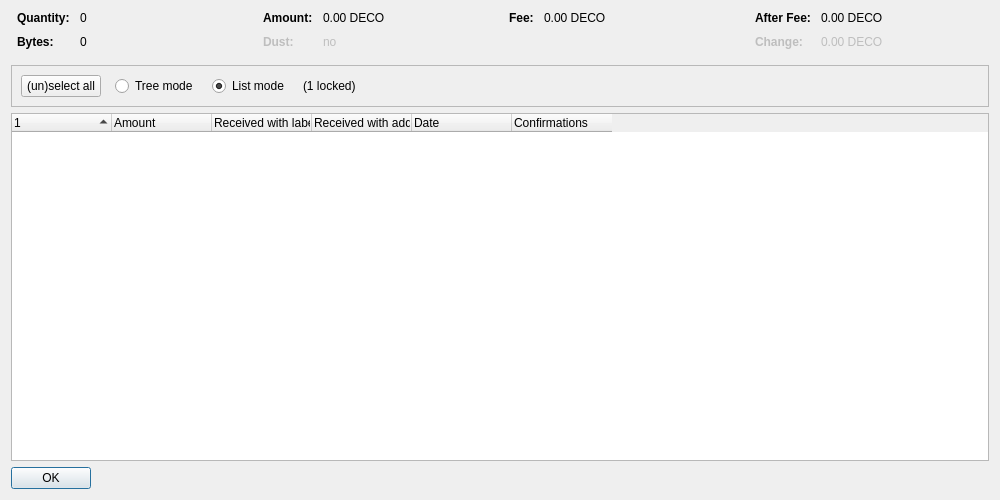
<?xml version="1.0" encoding="UTF-8"?>
<ui version="4.0">
 <class>CoinControlDialog</class>
 <widget class="QDialog" name="CoinControlDialog">
  <property name="geometry">
   <rect>
    <x>0</x>
    <y>0</y>
    <width>1000</width>
    <height>500</height>
   </rect>
  </property>
  <property name="windowTitle">
   <string>Coin Selection</string>
  </property>
  <layout class="QVBoxLayout" name="verticalLayout">
   <item>
    <layout class="QHBoxLayout" name="horizontalLayoutTop" stretch="0,0,0,0">
     <property name="topMargin">
      <number>0</number>
     </property>
     <property name="bottomMargin">
      <number>10</number>
     </property>
     <item>
      <layout class="QFormLayout" name="formLayoutCoinControl1">
       <property name="horizontalSpacing">
        <number>10</number>
       </property>
       <property name="verticalSpacing">
        <number>10</number>
       </property>
       <property name="leftMargin">
        <number>6</number>
       </property>
       <property name="rightMargin">
        <number>6</number>
       </property>
       <item row="0" column="0">
        <widget class="QLabel" name="labelCoinControlQuantityText">
         <property name="font">
          <font>
           <weight>75</weight>
           <bold>true</bold>
          </font>
         </property>
         <property name="text">
          <string>Quantity:</string>
         </property>
        </widget>
       </item>
       <item row="0" column="1">
        <widget class="QLabel" name="labelCoinControlQuantity">
         <property name="cursor">
          <cursorShape>IBeamCursor</cursorShape>
         </property>
         <property name="contextMenuPolicy">
          <enum>Qt::ActionsContextMenu</enum>
         </property>
         <property name="text">
          <string notr="true">0</string>
         </property>
         <property name="textInteractionFlags">
          <set>Qt::LinksAccessibleByMouse|Qt::TextSelectableByKeyboard|Qt::TextSelectableByMouse</set>
         </property>
        </widget>
       </item>
       <item row="1" column="0">
        <widget class="QLabel" name="labelCoinControlBytesText">
         <property name="font">
          <font>
           <weight>75</weight>
           <bold>true</bold>
          </font>
         </property>
         <property name="text">
          <string>Bytes:</string>
         </property>
        </widget>
       </item>
       <item row="1" column="1">
        <widget class="QLabel" name="labelCoinControlBytes">
         <property name="cursor">
          <cursorShape>IBeamCursor</cursorShape>
         </property>
         <property name="contextMenuPolicy">
          <enum>Qt::ActionsContextMenu</enum>
         </property>
         <property name="text">
          <string notr="true">0</string>
         </property>
         <property name="textInteractionFlags">
          <set>Qt::LinksAccessibleByMouse|Qt::TextSelectableByKeyboard|Qt::TextSelectableByMouse</set>
         </property>
        </widget>
       </item>
      </layout>
     </item>
     <item>
      <layout class="QFormLayout" name="formLayoutCoinControl2">
       <property name="horizontalSpacing">
        <number>10</number>
       </property>
       <property name="verticalSpacing">
        <number>10</number>
       </property>
       <property name="leftMargin">
        <number>6</number>
       </property>
       <property name="rightMargin">
        <number>6</number>
       </property>
       <item row="0" column="0">
        <widget class="QLabel" name="labelCoinControlAmountText">
         <property name="font">
          <font>
           <weight>75</weight>
           <bold>true</bold>
          </font>
         </property>
         <property name="text">
          <string>Amount:</string>
         </property>
        </widget>
       </item>
       <item row="0" column="1">
        <widget class="QLabel" name="labelCoinControlAmount">
         <property name="cursor">
          <cursorShape>IBeamCursor</cursorShape>
         </property>
         <property name="contextMenuPolicy">
          <enum>Qt::ActionsContextMenu</enum>
         </property>
         <property name="text">
          <string notr="true">0.00 DECO</string>
         </property>
         <property name="textInteractionFlags">
          <set>Qt::LinksAccessibleByMouse|Qt::TextSelectableByKeyboard|Qt::TextSelectableByMouse</set>
         </property>
        </widget>
       </item>
       <item row="1" column="0">
        <widget class="QLabel" name="labelCoinControlLowOutputText">
         <property name="enabled">
          <bool>false</bool>
         </property>
         <property name="font">
          <font>
           <weight>75</weight>
           <bold>true</bold>
          </font>
         </property>
         <property name="text">
          <string>Dust:</string>
         </property>
        </widget>
       </item>
       <item row="1" column="1">
        <widget class="QLabel" name="labelCoinControlLowOutput">
         <property name="enabled">
          <bool>false</bool>
         </property>
         <property name="cursor">
          <cursorShape>IBeamCursor</cursorShape>
         </property>
         <property name="contextMenuPolicy">
          <enum>Qt::ActionsContextMenu</enum>
         </property>
         <property name="text">
          <string notr="true">no</string>
         </property>
         <property name="textInteractionFlags">
          <set>Qt::LinksAccessibleByMouse|Qt::TextSelectableByKeyboard|Qt::TextSelectableByMouse</set>
         </property>
        </widget>
       </item>
      </layout>
     </item>
     <item>
      <layout class="QFormLayout" name="formLayoutCoinControl3">
       <property name="horizontalSpacing">
        <number>10</number>
       </property>
       <property name="verticalSpacing">
        <number>10</number>
       </property>
       <property name="leftMargin">
        <number>6</number>
       </property>
       <property name="rightMargin">
        <number>6</number>
       </property>
       <item row="0" column="0">
        <widget class="QLabel" name="labelCoinControlFeeText">
         <property name="font">
          <font>
           <weight>75</weight>
           <bold>true</bold>
          </font>
         </property>
         <property name="text">
          <string>Fee:</string>
         </property>
        </widget>
       </item>
       <item row="0" column="1">
        <widget class="QLabel" name="labelCoinControlFee">
         <property name="cursor">
          <cursorShape>IBeamCursor</cursorShape>
         </property>
         <property name="contextMenuPolicy">
          <enum>Qt::ActionsContextMenu</enum>
         </property>
         <property name="text">
          <string notr="true">0.00 DECO</string>
         </property>
         <property name="textInteractionFlags">
          <set>Qt::LinksAccessibleByMouse|Qt::TextSelectableByKeyboard|Qt::TextSelectableByMouse</set>
         </property>
        </widget>
       </item>
      </layout>
     </item>
     <item>
      <layout class="QFormLayout" name="formLayoutCoinControl4">
       <property name="horizontalSpacing">
        <number>10</number>
       </property>
       <property name="verticalSpacing">
        <number>10</number>
       </property>
       <property name="leftMargin">
        <number>6</number>
       </property>
       <property name="rightMargin">
        <number>6</number>
       </property>
       <item row="0" column="0">
        <widget class="QLabel" name="labelCoinControlAfterFeeText">
         <property name="font">
          <font>
           <weight>75</weight>
           <bold>true</bold>
          </font>
         </property>
         <property name="text">
          <string>After Fee:</string>
         </property>
        </widget>
       </item>
       <item row="0" column="1">
        <widget class="QLabel" name="labelCoinControlAfterFee">
         <property name="cursor">
          <cursorShape>IBeamCursor</cursorShape>
         </property>
         <property name="contextMenuPolicy">
          <enum>Qt::ActionsContextMenu</enum>
         </property>
         <property name="text">
          <string notr="true">0.00 DECO</string>
         </property>
         <property name="textInteractionFlags">
          <set>Qt::LinksAccessibleByMouse|Qt::TextSelectableByKeyboard|Qt::TextSelectableByMouse</set>
         </property>
        </widget>
       </item>
       <item row="1" column="0">
        <widget class="QLabel" name="labelCoinControlChangeText">
         <property name="enabled">
          <bool>false</bool>
         </property>
         <property name="font">
          <font>
           <weight>75</weight>
           <bold>true</bold>
          </font>
         </property>
         <property name="text">
          <string>Change:</string>
         </property>
        </widget>
       </item>
       <item row="1" column="1">
        <widget class="QLabel" name="labelCoinControlChange">
         <property name="enabled">
          <bool>false</bool>
         </property>
         <property name="cursor">
          <cursorShape>IBeamCursor</cursorShape>
         </property>
         <property name="contextMenuPolicy">
          <enum>Qt::ActionsContextMenu</enum>
         </property>
         <property name="text">
          <string notr="true">0.00 DECO</string>
         </property>
         <property name="textInteractionFlags">
          <set>Qt::LinksAccessibleByMouse|Qt::TextSelectableByKeyboard|Qt::TextSelectableByMouse</set>
         </property>
        </widget>
       </item>
      </layout>
     </item>
    </layout>
   </item>
   <item>
    <widget class="QFrame" name="frame">
     <property name="minimumSize">
      <size>
       <width>0</width>
       <height>40</height>
      </size>
     </property>
     <property name="frameShape">
      <enum>QFrame::StyledPanel</enum>
     </property>
     <property name="frameShadow">
      <enum>QFrame::Sunken</enum>
     </property>
     <layout class="QHBoxLayout" name="horizontalLayout">
      <item>
       <layout class="QHBoxLayout" name="horizontalLayoutPanel" stretch="0,0,0,0,0">
        <property name="spacing">
         <number>14</number>
        </property>
        <item>
         <widget class="QPushButton" name="pushButtonSelectAll">
          <property name="sizePolicy">
           <sizepolicy hsizetype="Maximum" vsizetype="Fixed">
            <horstretch>0</horstretch>
            <verstretch>0</verstretch>
           </sizepolicy>
          </property>
          <property name="text">
           <string>(un)select all</string>
          </property>
          <property name="autoDefault">
           <bool>false</bool>
          </property>
         </widget>
        </item>
        <item>
         <widget class="QRadioButton" name="radioTreeMode">
          <property name="sizePolicy">
           <sizepolicy hsizetype="Maximum" vsizetype="Fixed">
            <horstretch>0</horstretch>
            <verstretch>0</verstretch>
           </sizepolicy>
          </property>
          <property name="text">
           <string>Tree mode</string>
          </property>
         </widget>
        </item>
        <item>
         <widget class="QRadioButton" name="radioListMode">
          <property name="sizePolicy">
           <sizepolicy hsizetype="Maximum" vsizetype="Fixed">
            <horstretch>0</horstretch>
            <verstretch>0</verstretch>
           </sizepolicy>
          </property>
          <property name="text">
           <string>List mode</string>
          </property>
          <property name="checked">
           <bool>true</bool>
          </property>
         </widget>
        </item>
        <item>
         <widget class="QLabel" name="labelLocked">
          <property name="text">
           <string notr="true">(1 locked)</string>
          </property>
         </widget>
        </item>
        <item>
         <spacer name="horizontalSpacer">
          <property name="orientation">
           <enum>Qt::Horizontal</enum>
          </property>
          <property name="sizeHint" stdset="0">
           <size>
            <width>40</width>
            <height>20</height>
           </size>
          </property>
         </spacer>
        </item>
       </layout>
      </item>
     </layout>
    </widget>
   </item>
   <item>
    <widget class="CoinControlTreeWidget" name="treeWidget">
     <property name="contextMenuPolicy">
      <enum>Qt::CustomContextMenu</enum>
     </property>
     <property name="sortingEnabled">
      <bool>false</bool>
     </property>
     <property name="columnCount">
      <number>6</number>
     </property>
     <attribute name="headerShowSortIndicator" stdset="0">
      <bool>true</bool>
     </attribute>
     <attribute name="headerStretchLastSection">
      <bool>false</bool>
     </attribute>
     <column>
      <property name="text">
       <string/>
      </property>
     </column>
     <column>
      <property name="text">
       <string>Amount</string>
      </property>
     </column>
     <column>
      <property name="text">
       <string>Received with label</string>
      </property>
     </column>
     <column>
      <property name="text">
       <string>Received with address</string>
      </property>
     </column>
     <column>
      <property name="text">
       <string>Date</string>
      </property>
     </column>
     <column>
      <property name="text">
       <string>Confirmations</string>
      </property>
      <property name="toolTip">
       <string>Confirmed</string>
      </property>
     </column>
     <column>
      <property name="text">
       <string/>
      </property>
     </column>
     <column>
      <property name="text">
       <string/>
      </property>
     </column>
     <column>
      <property name="text">
       <string/>
      </property>
     </column>
     <column>
      <property name="text">
       <string/>
      </property>
     </column>
    </widget>
   </item>
   <item>
    <widget class="QDialogButtonBox" name="buttonBox">
     <property name="sizePolicy">
      <sizepolicy hsizetype="Maximum" vsizetype="Fixed">
       <horstretch>0</horstretch>
       <verstretch>0</verstretch>
      </sizepolicy>
     </property>
     <property name="orientation">
      <enum>Qt::Horizontal</enum>
     </property>
     <property name="standardButtons">
      <set>QDialogButtonBox::Ok</set>
     </property>
    </widget>
   </item>
  </layout>
 </widget>
 <customwidgets>
  <customwidget>
   <class>CoinControlTreeWidget</class>
   <extends>QTreeWidget</extends>
   <header>qt/coincontroltreewidget.h</header>
  </customwidget>
 </customwidgets>
 <resources/>
 <connections/>
</ui>
